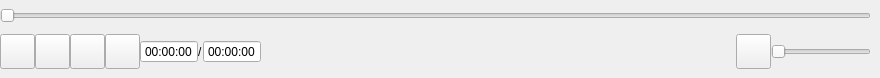
<?xml version="1.0" encoding="UTF-8"?>
<ui version="4.0">
 <class>CtrlBar</class>
 <widget class="QWidget" name="CtrlBar">
  <property name="geometry">
   <rect>
    <x>0</x>
    <y>0</y>
    <width>880</width>
    <height>78</height>
   </rect>
  </property>
  <property name="sizePolicy">
   <sizepolicy hsizetype="Minimum" vsizetype="Fixed">
    <horstretch>0</horstretch>
    <verstretch>0</verstretch>
   </sizepolicy>
  </property>
  <property name="minimumSize">
   <size>
    <width>0</width>
    <height>0</height>
   </size>
  </property>
  <property name="windowTitle">
   <string>Form</string>
  </property>
  <widget class="QWidget" name="gridLayoutWidget">
   <property name="geometry">
    <rect>
     <x>0</x>
     <y>30</y>
     <width>871</width>
     <height>44</height>
    </rect>
   </property>
   <layout class="QGridLayout" name="gridLayout">
    <property name="spacing">
     <number>0</number>
    </property>
    <item row="0" column="2">
     <widget class="QPushButton" name="BackwardBtn">
      <property name="minimumSize">
       <size>
        <width>35</width>
        <height>35</height>
       </size>
      </property>
      <property name="maximumSize">
       <size>
        <width>35</width>
        <height>35</height>
       </size>
      </property>
      <property name="text">
       <string/>
      </property>
     </widget>
    </item>
    <item row="0" column="0">
     <widget class="QPushButton" name="PlayOrPauseBtn">
      <property name="minimumSize">
       <size>
        <width>35</width>
        <height>35</height>
       </size>
      </property>
      <property name="maximumSize">
       <size>
        <width>35</width>
        <height>35</height>
       </size>
      </property>
      <property name="text">
       <string/>
      </property>
     </widget>
    </item>
    <item row="0" column="6">
     <widget class="QTimeEdit" name="VideoTotalTimeTimeEdit">
      <property name="maximumSize">
       <size>
        <width>100</width>
        <height>16777215</height>
       </size>
      </property>
      <property name="buttonSymbols">
       <enum>QAbstractSpinBox::NoButtons</enum>
      </property>
      <property name="showGroupSeparator" stdset="0">
       <bool>false</bool>
      </property>
      <property name="dateTime">
       <datetime>
        <hour>0</hour>
        <minute>0</minute>
        <second>0</second>
        <year>2000</year>
        <month>1</month>
        <day>2</day>
       </datetime>
      </property>
      <property name="displayFormat">
       <string>HH:mm:ss</string>
      </property>
      <property name="time">
       <time>
        <hour>0</hour>
        <minute>0</minute>
        <second>0</second>
       </time>
      </property>
     </widget>
    </item>
    <item row="0" column="3">
     <widget class="QPushButton" name="ForwardBtn">
      <property name="minimumSize">
       <size>
        <width>30</width>
        <height>30</height>
       </size>
      </property>
      <property name="maximumSize">
       <size>
        <width>35</width>
        <height>35</height>
       </size>
      </property>
      <property name="text">
       <string/>
      </property>
     </widget>
    </item>
    <item row="0" column="7">
     <spacer name="horizontalSpacer">
      <property name="orientation">
       <enum>Qt::Horizontal</enum>
      </property>
      <property name="sizeType">
       <enum>QSizePolicy::Expanding</enum>
      </property>
      <property name="sizeHint" stdset="0">
       <size>
        <width>40</width>
        <height>20</height>
       </size>
      </property>
     </spacer>
    </item>
    <item row="0" column="1">
     <widget class="QPushButton" name="StopBtn">
      <property name="minimumSize">
       <size>
        <width>35</width>
        <height>35</height>
       </size>
      </property>
      <property name="maximumSize">
       <size>
        <width>35</width>
        <height>35</height>
       </size>
      </property>
      <property name="text">
       <string/>
      </property>
     </widget>
    </item>
    <item row="0" column="4">
     <widget class="QTimeEdit" name="VideoPlayTimeTimeEdit">
      <property name="maximumSize">
       <size>
        <width>100</width>
        <height>16777215</height>
       </size>
      </property>
      <property name="buttonSymbols">
       <enum>QAbstractSpinBox::NoButtons</enum>
      </property>
      <property name="displayFormat">
       <string>HH:mm:ss</string>
      </property>
     </widget>
    </item>
    <item row="0" column="9">
     <widget class="QSlider" name="VolumeSlider_2">
      <property name="sizePolicy">
       <sizepolicy hsizetype="Maximum" vsizetype="Fixed">
        <horstretch>0</horstretch>
        <verstretch>0</verstretch>
       </sizepolicy>
      </property>
      <property name="minimumSize">
       <size>
        <width>100</width>
        <height>0</height>
       </size>
      </property>
      <property name="maximumSize">
       <size>
        <width>100</width>
        <height>16777215</height>
       </size>
      </property>
      <property name="orientation">
       <enum>Qt::Horizontal</enum>
      </property>
     </widget>
    </item>
    <item row="0" column="5">
     <widget class="QLabel" name="TimeSplitLabel">
      <property name="text">
       <string>/</string>
      </property>
     </widget>
    </item>
    <item row="0" column="8">
     <widget class="QPushButton" name="VolumeBtn_2">
      <property name="minimumSize">
       <size>
        <width>35</width>
        <height>35</height>
       </size>
      </property>
      <property name="maximumSize">
       <size>
        <width>35</width>
        <height>35</height>
       </size>
      </property>
      <property name="text">
       <string/>
      </property>
     </widget>
    </item>
   </layout>
  </widget>
  <widget class="QWidget" name="PlaySliderBgWidget" native="true">
   <property name="geometry">
    <rect>
     <x>0</x>
     <y>0</y>
     <width>881</width>
     <height>31</height>
    </rect>
   </property>
   <widget class="QSlider" name="horizontalSlider">
    <property name="geometry">
     <rect>
      <x>0</x>
      <y>0</y>
      <width>871</width>
      <height>31</height>
     </rect>
    </property>
    <property name="orientation">
     <enum>Qt::Horizontal</enum>
    </property>
   </widget>
  </widget>
 </widget>
 <resources/>
 <connections/>
</ui>
